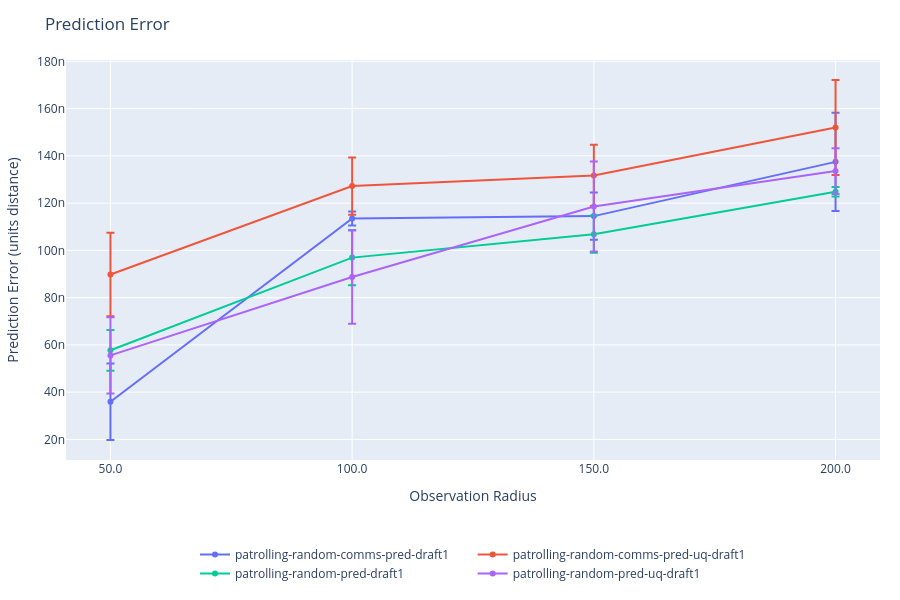
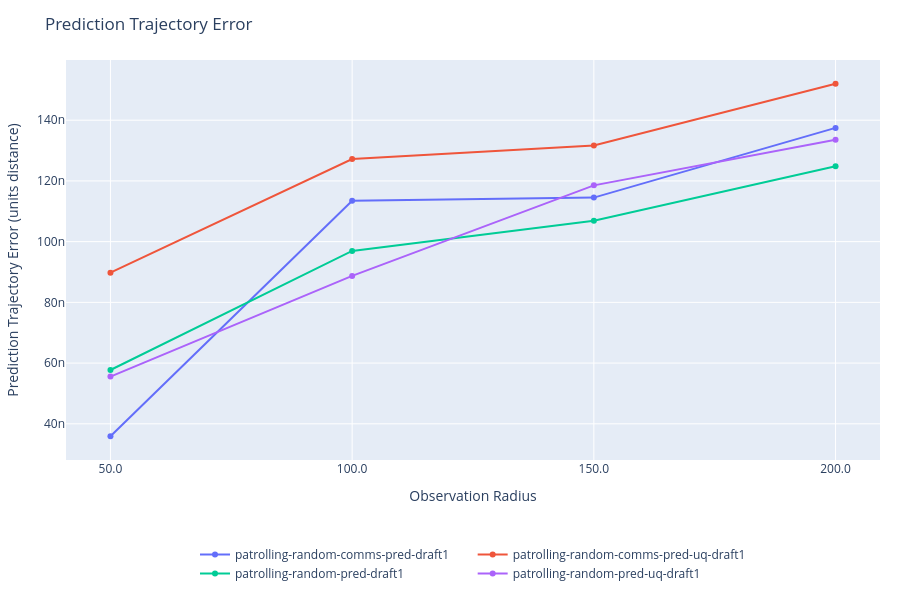
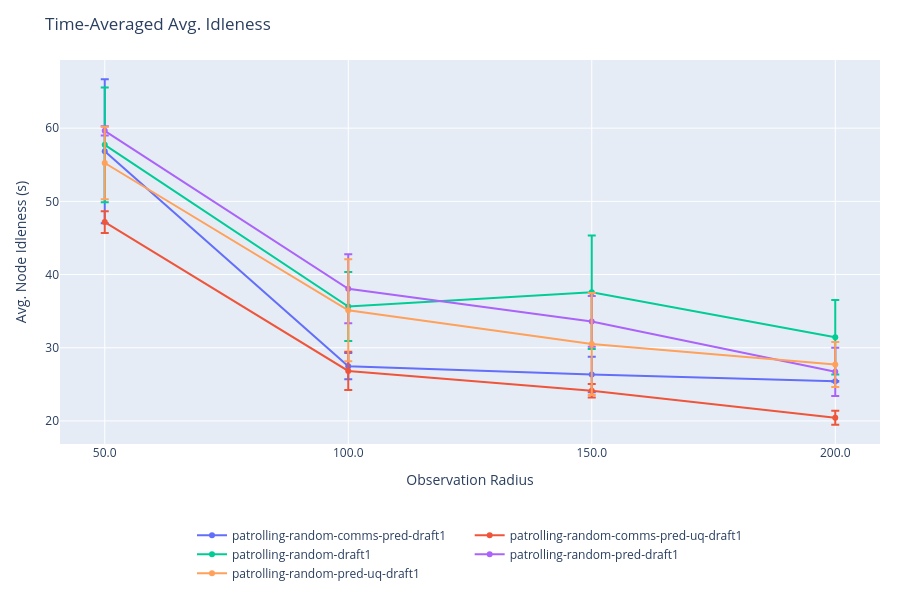
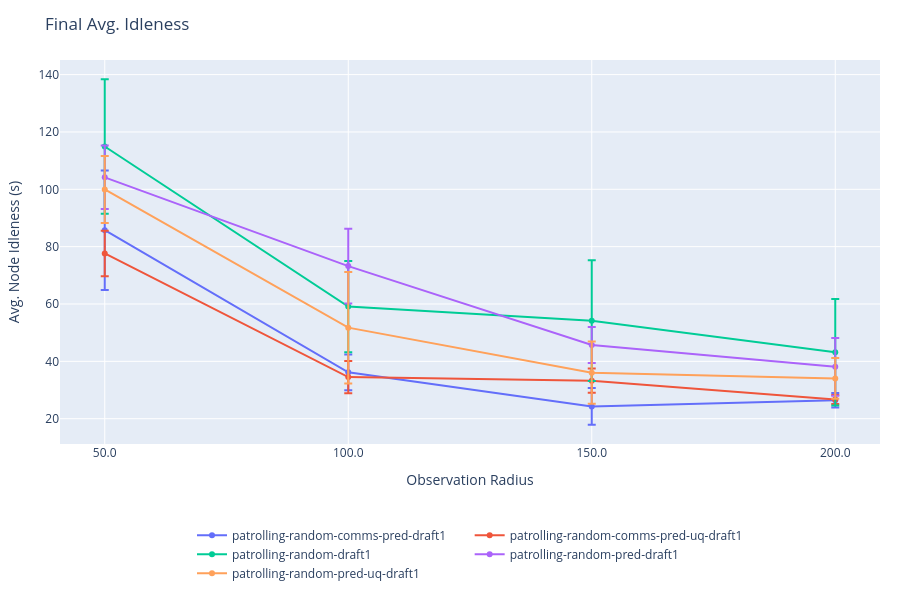

The notebook cell saved with these charts, in order:
### Code cell
%reload_ext autoreload
%autoreload 2
from plots import *
import numpy as np

x_key = 'observation_radius'

# Data for plotting
plots = {
    'prediction_error_mean': {
        'title': 'Prediction Error',
        'ylabel': 'Prediction Error (units distance)',
        'xlabel': 'Observation Radius',
        'x': {series: get_x_radii(series, output, x_key) for series in output},
        # Average over all episodes and all timesteps.
        'y': {
            series: [np.mean(output[series][exp]['prediction_error_mean']) for exp in sorted_experiments(series, output, x_key)]
                for series in output if not next(iter(output[series].values())).attrs['prediction_disable']
        },
        'y_std': {
            series: [np.std(np.mean(output[series][exp]['prediction_error_mean'], axis=tuple(range(1, output[series][exp]['prediction_error_mean'].ndim)))) for exp in sorted_experiments(series, output, x_key)]
                for series in output if not next(iter(output[series].values())).attrs['prediction_disable']
        }
    },
    'prediction_trajectory_error_mean': {
        'title': 'Prediction Trajectory Error',
        'ylabel': 'Prediction Trajectory Error (units distance)',
        'xlabel': 'Observation Radius',
        'x': {series: get_x_radii(series, output, x_key) for series in output},
        # Average over all episodes and all timesteps.
        'y': {
            series: [np.mean(output[series][exp]['prediction_trajectory_error_mean']) for exp in sorted_experiments(series, output, x_key)]
                for series in output if not next(iter(output[series].values())).attrs['prediction_disable']
        }
    },
    'avg_idleness': {
        'title': 'Time-Averaged Avg. Idleness',
        'ylabel': 'Avg. Node Idleness (s)',
        'xlabel': 'Observation Radius',
        'x': {series: get_x_radii(series, output, x_key) for series in output},
        # Average over all episodes and all timesteps.
        'y': {
            series: [np.mean(output[series][exp]['avg_idleness']) for exp in sorted_experiments(series, output, x_key)]
                for series in output
        },
        'y_std': {
            series: [np.std(np.mean(output[series][exp]['avg_idleness'], axis=tuple(range(1, output[series][exp]['avg_idleness'].ndim)))) for exp in sorted_experiments(series, output, x_key)]
                for series in output
        }
    },
    'avg_idleness_final': {
        'title': 'Final Avg. Idleness',
        'ylabel': 'Avg. Node Idleness (s)',
        'xlabel': 'Observation Radius',
        'x': {series: get_x_radii(series, output, x_key) for series in output},
        'y': {
            series: [np.mean(output[series][exp]['avg_idleness'][:, -1]) for exp in sorted_experiments(series, output, x_key)]
                for series in output
        },
        'y_std': {
            series: [np.std(np.mean(output[series][exp]['avg_idleness'][:, -1], axis=tuple(range(1, output[series][exp]['avg_idleness'][:, -1].ndim)))) for exp in sorted_experiments(series, output, x_key)]
                for series in output
        }
    },
    'avg_idleness_over_time': {
        'title': 'Avg. Idleness vs. Time',
        'ylabel': 'Avg. Node Idleness (s)',
        'xlabel': 'Time Steps',
        # One trace per experiment: average over episodes, keep time dimension.
        'y': {
            series: {
                exp: np.mean(output[series][exp]['avg_idleness'], axis=0)
                for exp in sorted_experiments(series, output, x_key)
            }
            for series in output
        },
        'y_std': {
            series: {
                exp: np.std(output[series][exp]['avg_idleness'], axis=0)
                for exp in sorted_experiments(series, output, x_key)
            }
            for series in output
        }
    },
    'worst_idleness': {
        'title': 'Time-Averaged Worst Idleness',
        'ylabel': 'Worst Node Idleness (s)',
        'xlabel': 'Observation Radius',
        'x': {series: get_x_radii(series, output, x_key) for series in output},
        # Average over all episodes and all timesteps.
        'y': {
            series: [np.mean(output[series][exp]['worst_idleness']) for exp in sorted_experiments(series, output, x_key)]
                for series in output
        }
    },
    'worst_idleness_final': {
        'title': 'Final Worst Idleness',
        'ylabel': 'Worst Node Idleness (s)',
        'xlabel': 'Observation Radius',
        'x': {series: get_x_radii(series, output, x_key) for series in output},
        'y': {
            series: [np.mean(output[series][exp]['worst_idleness'][:, -1]) for exp in sorted_experiments(series, output, x_key)]
                for series in output
        }
    },
    'worst_idleness_over_time': {
        'title': 'Worst Idleness vs. Time',
        'ylabel': 'Worst Node Idleness (s)',
        'xlabel': 'Time Steps',
        # One trace per experiment: average over episodes, keep time dimension.
        'y': {
            series: {
                exp: np.mean(output[series][exp]['worst_idleness'], axis=0)
                for exp in sorted_experiments(series, output, x_key)
            }
            for series in output
        },
        'y_std': {
            series: {
                exp: np.std(output[series][exp]['worst_idleness'], axis=0)
                for exp in sorted_experiments(series, output, x_key)
            }
            for series in output
        }
    },
    'stddev_idleness': {
        'title': 'Time-Averaged Std. Dev. Idleness',
        'ylabel': 'Std. Dev. Node Idleness (s)',
        'xlabel': 'Observation Radius',
        'x': {series: get_x_radii(series, output, x_key) for series in output},
        # Average over all episodes and all timesteps.
        'y': {
            series: [np.mean(output[series][exp]['stddev_idleness']) for exp in sorted_experiments(series, output, x_key)]
                for series in output
        }
    },
    'stddev_idleness_over_time': {
        'title': 'Std. Dev. Idleness vs. Time',
        'ylabel': 'Std. Dev. Node Idleness (s)',
        'xlabel': 'Time Steps',
        # One trace per experiment: average over episodes, keep time dimension.
        'y': {
            series: {
                exp: np.mean(output[series][exp]['stddev_idleness'], axis=0)
                for exp in sorted_experiments(series, output, x_key)
            }
            for series in output
        },
        'y_std': {
            series: {
                exp: np.std(output[series][exp]['stddev_idleness'], axis=0)
                for exp in sorted_experiments(series, output, x_key)
            }
            for series in output
        }
    },
    'communication_requests': {
        'title': 'Communication Requests vs. Observation Radius',
        'ylabel': 'Communication Requests',
        'xlabel': 'Observation Radius',
        'x': {series: get_x_radii(series, output, x_key) for series in output},
        'y': {
            series: [np.mean(output[series][exp]['communication']['requests_made']) for exp in sorted_experiments(series, output, x_key)]
                for series in output
        }
    },
    'communication_requests_time': {
        'title': 'Cumulative Communication Requests vs. Time',
        'ylabel': 'Communication Requests',
        'xlabel': 'Time Steps',
        'y': {
            series: {
                exp: np.cumsum(np.mean(output[series][exp]['communication']['requests_made'], axis=0))
                for exp in sorted_experiments(series, output, x_key)
            }
            for series in output
        }
    },
    'prediction_uncertainty_mean': {
        'title': 'Prediction Uncertainty',
        'ylabel': 'Prediction Uncertainty (units distance)',
        'xlabel': 'Observation Radius',
        'x': {series: get_x_radii(series, output, x_key) for series in output},
        # Average over all episodes and all timesteps.
        'y': {
            series: [np.mean(output[series][exp]['prediction_uncertainty_mean']) for exp in sorted_experiments(series, output, x_key)]
                for series in output if not next(iter(output[series].values())).attrs['prediction_disable']
        }
    },
    'prediction_uncertainty_gap_mean': {
        'title': 'Prediction Uncertainty Gap',
        'ylabel': 'Prediction Uncertainty Gap (units distance)',
        'xlabel': 'Observation Radius',
        'x': {series: get_x_radii(series, output, x_key) for series in output},
        # Average over all episodes and all timesteps.
        'y': {
            series: [np.mean(output[series][exp]['prediction_uncertainty_gap_mean']) for exp in sorted_experiments(series, output, x_key)]
                for series in output if not next(iter(output[series].values())).attrs['prediction_disable']
        }
    },
}

# Miscelaneous statistics.
timesteps = [np.max([np.max(output[series][experiment]['deltaSteps'].shape[1]) for experiment in output[series]]) for series in output]

plot(plots, timesteps=timesteps)

### Figure 1 — Plotly figure (JSON) as saved in the notebook; plotly's stock layout.template omitted (floating-point values rounded to 4 significant figures)
{"data": [{"error_y": {"array": [1.616e-08, 2.943e-09, 9.99e-09, 2.083e-08], "type": "data", "visible": true}, "hovertemplate": "%{x:.2f}: %{y:.4f}<extra></extra>", "mode": "lines+markers", "name": "patrolling-random-comms-pred-draft1", "type": "scatter", "x": [50, 100, 150, 200], "y": [3.59e-08, 1.135e-07, 1.145e-07, 1.375e-07]}, {"error_y": {"array": [1.764e-08, 1.21e-08, 1.296e-08, 2.011e-08], "type": "data", "visible": true}, "hovertemplate": "%{x:.2f}: %{y:.4f}<extra></extra>", "mode": "lines+markers", "name": "patrolling-random-comms-pred-uq-draft1", "type": "scatter", "x": [50, 100, 150, 200], "y": [8.979e-08, 1.272e-07, 1.317e-07, 1.52e-07]}, {"error_y": {"array": [8.635e-09, 1.171e-08, 7.87e-09, 1.993e-09], "type": "data", "visible": true}, "hovertemplate": "%{x:.2f}: %{y:.4f}<extra></extra>", "mode": "lines+markers", "name": "patrolling-random-pred-draft1", "type": "scatter", "x": [50, 100, 150, 200], "y": [5.772e-08, 9.694e-08, 1.068e-07, 1.248e-07]}, {"error_y": {"array": [1.609e-08, 1.972e-08, 1.905e-08, 9.677e-09], "type": "data", "visible": true}, "hovertemplate": "%{x:.2f}: %{y:.4f}<extra></extra>", "mode": "lines+markers", "name": "patrolling-random-pred-uq-draft1", "type": "scatter", "x": [50, 100, 150, 200], "y": [5.555e-08, 8.871e-08, 1.185e-07, 1.336e-07]}], "layout": {"autosize": true, "height": 600, "hovermode": "closest", "legend": {"orientation": "h", "x": 0.5, "xanchor": "center", "y": -0.2, "yanchor": "top"}, "margin": {"b": 120, "l": 60, "r": 20, "t": 60}, "showlegend": true, "title": {"text": "Prediction Error"}, "xaxis": {"ticktext": ["50.0", "100.0", "150.0", "200.0"], "tickvals": [50, 100, 150, 200], "title": {"text": "Observation Radius"}}, "yaxis": {"title": {"text": "Prediction Error (units distance)"}}}}

### Figure 2 — Plotly figure (JSON) as saved in the notebook; plotly's stock layout.template omitted (floating-point values rounded to 4 significant figures)
{"data": [{"hovertemplate": "%{x:.2f}: %{y:.4f}<extra></extra>", "mode": "lines+markers", "name": "patrolling-random-comms-pred-draft1", "type": "scatter", "x": [50, 100, 150, 200], "y": [3.59e-08, 1.135e-07, 1.145e-07, 1.375e-07]}, {"hovertemplate": "%{x:.2f}: %{y:.4f}<extra></extra>", "mode": "lines+markers", "name": "patrolling-random-comms-pred-uq-draft1", "type": "scatter", "x": [50, 100, 150, 200], "y": [8.979e-08, 1.272e-07, 1.317e-07, 1.52e-07]}, {"hovertemplate": "%{x:.2f}: %{y:.4f}<extra></extra>", "mode": "lines+markers", "name": "patrolling-random-pred-draft1", "type": "scatter", "x": [50, 100, 150, 200], "y": [5.772e-08, 9.694e-08, 1.068e-07, 1.248e-07]}, {"hovertemplate": "%{x:.2f}: %{y:.4f}<extra></extra>", "mode": "lines+markers", "name": "patrolling-random-pred-uq-draft1", "type": "scatter", "x": [50, 100, 150, 200], "y": [5.555e-08, 8.871e-08, 1.185e-07, 1.336e-07]}], "layout": {"autosize": true, "height": 600, "hovermode": "closest", "legend": {"orientation": "h", "x": 0.5, "xanchor": "center", "y": -0.2, "yanchor": "top"}, "margin": {"b": 120, "l": 60, "r": 20, "t": 60}, "showlegend": true, "title": {"text": "Prediction Trajectory Error"}, "xaxis": {"ticktext": ["50.0", "100.0", "150.0", "200.0"], "tickvals": [50, 100, 150, 200], "title": {"text": "Observation Radius"}}, "yaxis": {"title": {"text": "Prediction Trajectory Error (units distance)"}}}}

### Figure 3 — Plotly figure (JSON) as saved in the notebook; plotly's stock layout.template omitted (floating-point values rounded to 4 significant figures)
{"data": [{"error_y": {"array": [9.836, 1.788, 2.419, 0.05061], "type": "data", "visible": true}, "hovertemplate": "%{x:.2f}: %{y:.4f}<extra></extra>", "mode": "lines+markers", "name": "patrolling-random-comms-pred-draft1", "type": "scatter", "x": [50, 100, 150, 200], "y": [56.85, 27.49, 26.35, 25.41]}, {"error_y": {"array": [1.488, 2.61, 0.9201, 0.9558], "type": "data", "visible": true}, "hovertemplate": "%{x:.2f}: %{y:.4f}<extra></extra>", "mode": "lines+markers", "name": "patrolling-random-comms-pred-uq-draft1", "type": "scatter", "x": [50, 100, 150, 200], "y": [47.17, 26.84, 24.11, 20.43]}, {"error_y": {"array": [7.836, 4.721, 7.755, 5.092], "type": "data", "visible": true}, "hovertemplate": "%{x:.2f}: %{y:.4f}<extra></extra>", "mode": "lines+markers", "name": "patrolling-random-draft1", "type": "scatter", "x": [50, 100, 150, 200], "y": [57.72, 35.63, 37.59, 31.44]}, {"error_y": {"array": [0.6391, 4.72, 3.466, 3.302], "type": "data", "visible": true}, "hovertemplate": "%{x:.2f}: %{y:.4f}<extra></extra>", "mode": "lines+markers", "name": "patrolling-random-pred-draft1", "type": "scatter", "x": [50, 100, 150, 200], "y": [59.63, 38.06, 33.59, 26.71]}, {"error_y": {"array": [4.96, 6.963, 6.967, 3.076], "type": "data", "visible": true}, "hovertemplate": "%{x:.2f}: %{y:.4f}<extra></extra>", "mode": "lines+markers", "name": "patrolling-random-pred-uq-draft1", "type": "scatter", "x": [50, 100, 150, 200], "y": [55.24, 35.13, 30.52, 27.71]}], "layout": {"autosize": true, "height": 600, "hovermode": "closest", "legend": {"orientation": "h", "x": 0.5, "xanchor": "center", "y": -0.2, "yanchor": "top"}, "margin": {"b": 120, "l": 60, "r": 20, "t": 60}, "showlegend": true, "title": {"text": "Time-Averaged Avg. Idleness"}, "xaxis": {"ticktext": ["50.0", "100.0", "150.0", "200.0"], "tickvals": [50, 100, 150, 200], "title": {"text": "Observation Radius"}}, "yaxis": {"title": {"text": "Avg. Node Idleness (s)"}}}}

### Figure 4 — Plotly figure (JSON) as saved in the notebook; plotly's stock layout.template omitted (floating-point values rounded to 4 significant figures)
{"data": [{"error_y": {"array": [20.86, 6.203, 6.413, 2.562], "type": "data", "visible": true}, "hovertemplate": "%{x:.2f}: %{y:.4f}<extra></extra>", "mode": "lines+markers", "name": "patrolling-random-comms-pred-draft1", "type": "scatter", "x": [50, 100, 150, 200], "y": [85.74, 36.16, 24.28, 26.43]}, {"error_y": {"array": [7.951, 5.616, 4.247, 1.574], "type": "data", "visible": true}, "hovertemplate": "%{x:.2f}: %{y:.4f}<extra></extra>", "mode": "lines+markers", "name": "patrolling-random-comms-pred-uq-draft1", "type": "scatter", "x": [50, 100, 150, 200], "y": [77.63, 34.51, 33.27, 26.68]}, {"error_y": {"array": [23.48, 15.92, 21.06, 18.56], "type": "data", "visible": true}, "hovertemplate": "%{x:.2f}: %{y:.4f}<extra></extra>", "mode": "lines+markers", "name": "patrolling-random-draft1", "type": "scatter", "x": [50, 100, 150, 200], "y": [114.9, 59.1, 54.17, 43.14]}, {"error_y": {"array": [11.07, 13.06, 6.303, 10.06], "type": "data", "visible": true}, "hovertemplate": "%{x:.2f}: %{y:.4f}<extra></extra>", "mode": "lines+markers", "name": "patrolling-random-pred-draft1", "type": "scatter", "x": [50, 100, 150, 200], "y": [104.2, 73.22, 45.72, 38.08]}, {"error_y": {"array": [11.69, 19.44, 10.86, 7.118], "type": "data", "visible": true}, "hovertemplate": "%{x:.2f}: %{y:.4f}<extra></extra>", "mode": "lines+markers", "name": "patrolling-random-pred-uq-draft1", "type": "scatter", "x": [50, 100, 150, 200], "y": [99.96, 51.75, 36.02, 34.06]}], "layout": {"autosize": true, "height": 600, "hovermode": "closest", "legend": {"orientation": "h", "x": 0.5, "xanchor": "center", "y": -0.2, "yanchor": "top"}, "margin": {"b": 120, "l": 60, "r": 20, "t": 60}, "showlegend": true, "title": {"text": "Final Avg. Idleness"}, "xaxis": {"ticktext": ["50.0", "100.0", "150.0", "200.0"], "tickvals": [50, 100, 150, 200], "title": {"text": "Observation Radius"}}, "yaxis": {"title": {"text": "Avg. Node Idleness (s)"}}}}
